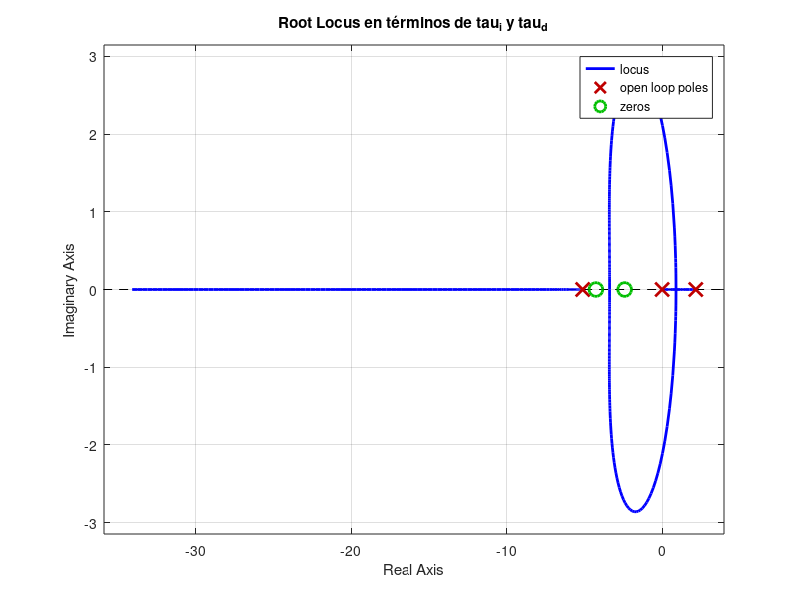
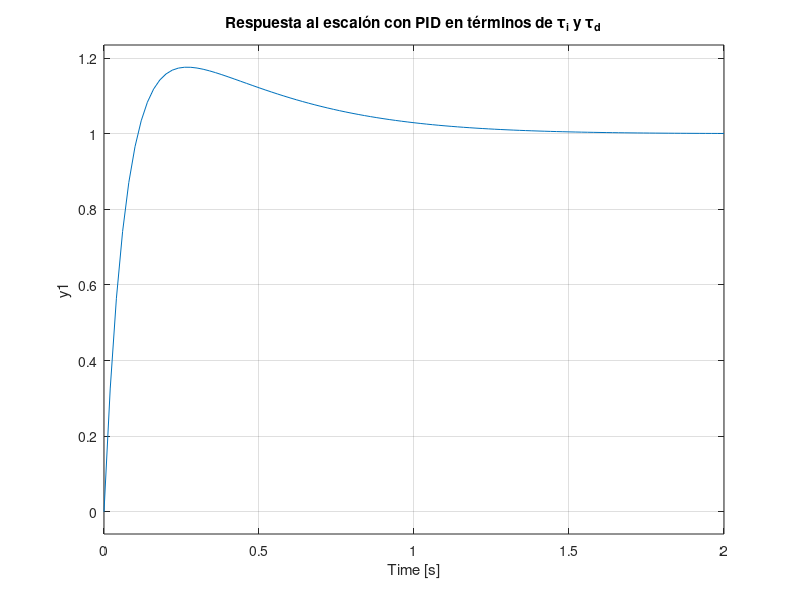

These figures' MATLAB source, in order:
clear all; close all; clc;
Wcp = 5.3e-3*9.81; %Peso contrapeso
Wb = 28.7e-3*9.81; % Peso brazo
Wm = (3.5e-3+2.4e-3)*9.81; %Peso motor
d1 = 130.5e-3;
d2 = 50e-3;
e = 13.28e-3;
J = 1.3636e-4;
I=J;
Y = (Wcp*d2-d1*Wm-e*Wb); 
k = Y;
B = 4e-4;
mu = B;

s = tf('s');

% --------------- Modelo Lineal -------------------------

theta0_deg = 80;         % punto de linearización en grados
theta0 = deg2rad(theta0_deg);

a1 = B / J;
a0 = (Y / J) * cos(theta0);

A = [0, 1;
     -a0, -a1];
Bmat = [0; 1/J];
C = [1, 0];
D = 0;

% FT Numerica
num = 1/J;
den = [1, B/J, (Y/J)*cos(theta0)];
G_tf = tf(num, den);
G_tf;

%% --- Actuador y escala salida ---
Ka = 8.6928e-5;  
scale_deg = 180/pi;

P0 = ss(A, Bmat, C, D);
P0.InputName  = {'fm'};
P0.OutputName = {'angulo_rad'};

m =   1.2984e-04;
b =  -0.0231;

Ka = m;
Kb = b;
scale = 180/pi;

Act = tf(Ka);
Scale = tf(scale);

P_pwm_deg = series(Scale * P0, Act);
P_pwm_deg.InputName = 'pwm';
P_pwm_deg.OutputName = 'angle_deg';

fprintf('=== Planta desde PWM a angulo (deg) ===\n');
P_pwm_deg;

G  = tf(P_pwm_deg);
G

%% ----------------- CONTROLADOR EN TÉRMINOS DE τi y τd --------------------

% Escoge tiempos (AJUSTA)
tau_i = 0.65;     % tiempo integral
tau_d = 0.15;    % tiempo derivativo

% Controlador base sin ganancia:
% C0(s) = ( 1 + 1/(tau_i s) + tau_d s )
C0 = (1 + 1/(tau_i*s) + tau_d*s);

% Lazo abierto sin ganancia
L = C0 * G;

figure;
rlocus(L); grid on;
title('Root Locus en términos de tau_i y tau_d');

% Seleccionar ganancia K (AJUSTA)
K = 2.3;

% Convertir a Kp, Ki, Kd
Kp = K;
Ki = K / tau_i;
Kd = K * tau_d;

fprintf("\nPID usando tiempos τ:\nKp=%.4f\nKi=%.4f\nKd=%.4f\n",Kp,Ki,Kd);

C = pid(Kp,Ki,Kd);

% Respuesta al escalón
T = feedback(C*G,1);

figure;
step(T); grid on;
title('Respuesta al escalón con PID en términos de τ_i y τ_d');
